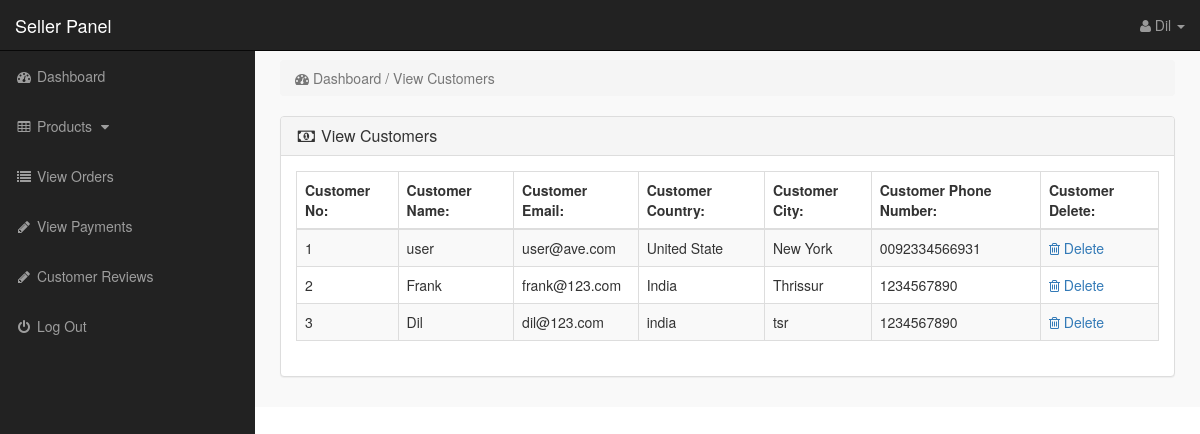
Screenshot of /seller-area/index.php?view_customers (signed in) with the database file from the repository.
### tables this page shows
CREATE TABLE `seller` (
  `Seller_name` varchar(20) NOT NULL,
  `Seller_email` varchar(50) NOT NULL,
  `Seller_pass` varchar(50) NOT NULL,
  `Seller_id` varchar(15) NOT NULL,
  `Seller_city` varchar(15) NOT NULL,
  `Seller_contact` varchar(20) NOT NULL,
  `Seller_address` varchar(100) NOT NULL,
  `confirm` int(11) NOT NULL
);

CREATE TABLE `customers` (
  `customer_id` int(10) NOT NULL,
  `customer_name` varchar(255) NOT NULL,
  `customer_email` varchar(255) NOT NULL,
  `customer_pass` varchar(255) NOT NULL,
  `customer_country` text NOT NULL,
  `customer_city` text NOT NULL,
  `customer_contact` varchar(255) NOT NULL,
  `customer_address` text NOT NULL,
  `customer_image` text NOT NULL,
  `customer_ip` varchar(255) NOT NULL,
  `customer_confirm_code` text NOT NULL
);

### seller-area/view_customers.php (the view)
<?php
if(!isset($_SESSION['seller'])){
echo "<script>window.open('login.php','_self')</script>";
}
else {
?>
<div class="row">
<div class="col-lg-12">
<ol class="breadcrumb">
<li class="active">
<i class="fa fa-dashboard"></i> Dashboard / View Customers
</li>
</ol>
</div>
</div>
<div class="row">
<div class="col-lg-12">
<div class="panel panel-default">
<div class="panel-heading">
<h3 class="panel-title">
<i class="fa fa-money fa-fw"></i> View Customers
</h3>
</div>
<div class="panel-body" >
<div class="table-responsive" >
<table class="table table-bordered table-hover table-striped" >
<thead>
<tr>
<th>Customer No:</th>
<th>Customer Name:</th>
<th>Customer Email:</th>
<th>Customer Country:</th>
<th>Customer City:</th>
<th>Customer Phone Number:</th>
<th>Customer Delete:</th>
</tr>
</thead>
<tbody>
<?php
$i=0;
$get_c = "select * from customers";
$run_c = mysqli_query($con,$get_c);
while($row_c=mysqli_fetch_array($run_c)){
$c_id = $row_c['customer_id'];
$c_name = $row_c['customer_name'];
$c_email = $row_c['customer_email'];
$c_country = $row_c['customer_country'];
$c_city = $row_c['customer_city'];
$c_contact = $row_c['customer_contact'];
$i++;
?>
<tr>
<td><?php echo $i; ?></td>
<td><?php echo $c_name; ?></td>
<td><?php echo $c_email; ?></td>
<td><?php echo $c_country; ?></td>
<td><?php echo $c_city; ?></td>
<td><?php echo $c_contact; ?></td>
<td>
<a href="index.php?customer_delete=<?php echo $c_id; ?>" >
<i class="fa fa-trash-o" ></i> Delete
</a>
</td>
</tr>
<?php } ?>
</tbody>
</table>
</div>
</div>
</div>
</div>
</div>
<?php } ?>

### seller-area/includes/sidebar.php (shortened to what this page needs)
<?php
if(!isset($_SESSION['seller'])){
echo "<script>window.open('login.php','_self')</script>";
}
else {
?>
<nav class="navbar navbar-inverse navbar-fixed-top" >
<div class="navbar-header" >
<a class="navbar-brand" href="index.php?dashboard" >Seller Panel</a>
</div>
<ul class="nav navbar-right top-nav" >
<li class="dropdown" >
<a href="#" class="dropdown-toggle" data-toggle="dropdown" >
<i class="fa fa-user" ></i>
<?php echo $admin_name; ?> <b class="caret" ></b>
</a>
</li>
</ul>
<div class="collapse navbar-collapse navbar-ex1-collapse">
<ul class="nav navbar-nav side-nav">
<li>
<a href="index.php?dashboard">
<i class="fa fa-fw fa-dashboard"></i> Dashboard
</a>
</li>
<li>
<a href="#" data-toggle="collapse" data-target="#products">
<i class="fa fa-fw fa-table"></i> Products
<i class="fa fa-fw fa-caret-down"></i>
</a>
</li>
<li>
<li>
<a href="index.php?view_orders">
<i class="fa fa-fw fa-list"></i> View Orders
</a>
</li>
<li>
<a href="index.php?view_payments">
<i class="fa fa-fw fa-pencil"></i> View Payments
</a>
</li>
<li>
<a href="index.php?view_reviews">
<i class="fa fa-fw fa-pencil"></i> Customer Reviews
</a>
</li>
<li>
<a href="logout.php">
<i class="fa fa-fw fa-power-off"></i> Log Out
</a>
</li>
</ul>
</div>
</nav>
<?php } ?>

### seller-area/css/style.css (style rules this page uses)
body { margin-top:100px; }
@media (min-width: 768px) { body { margin-top:50px; } }
.top-nav { padding:0 15px; }
.top-nav>li { display:inline-block; float:left; }
.top-nav>li>a { padding-top:15px; padding-bottom:15px; line-height:20px; color:#999; }
@media (min-width: 768px) { .side-nav { position:fixed; top:51px; width:255px; border-radius:0; overflow-y:auto; background-color: #222; bottom:0; overflow-x:hidden; padding-bottom:40px; } }
@media (min-width: 768px) { .side-nav>li>a { width:255px; } }
.panel-body { border-radius:5px; }

### rows the page displays
seller: Seller_name "Dil"
customers: customer_name "user", customer_email "user@ave.com", customer_country "United State", customer_city "New York", customer_contact "0092334566931"
customers: customer_name "Frank", customer_email "frank@123.com", customer_country "India", customer_city "Thrissur", customer_contact "1234567890"
customers: customer_name "Dil", customer_email "dil@123.com", customer_country "india", customer_city "tsr", customer_contact "1234567890"
